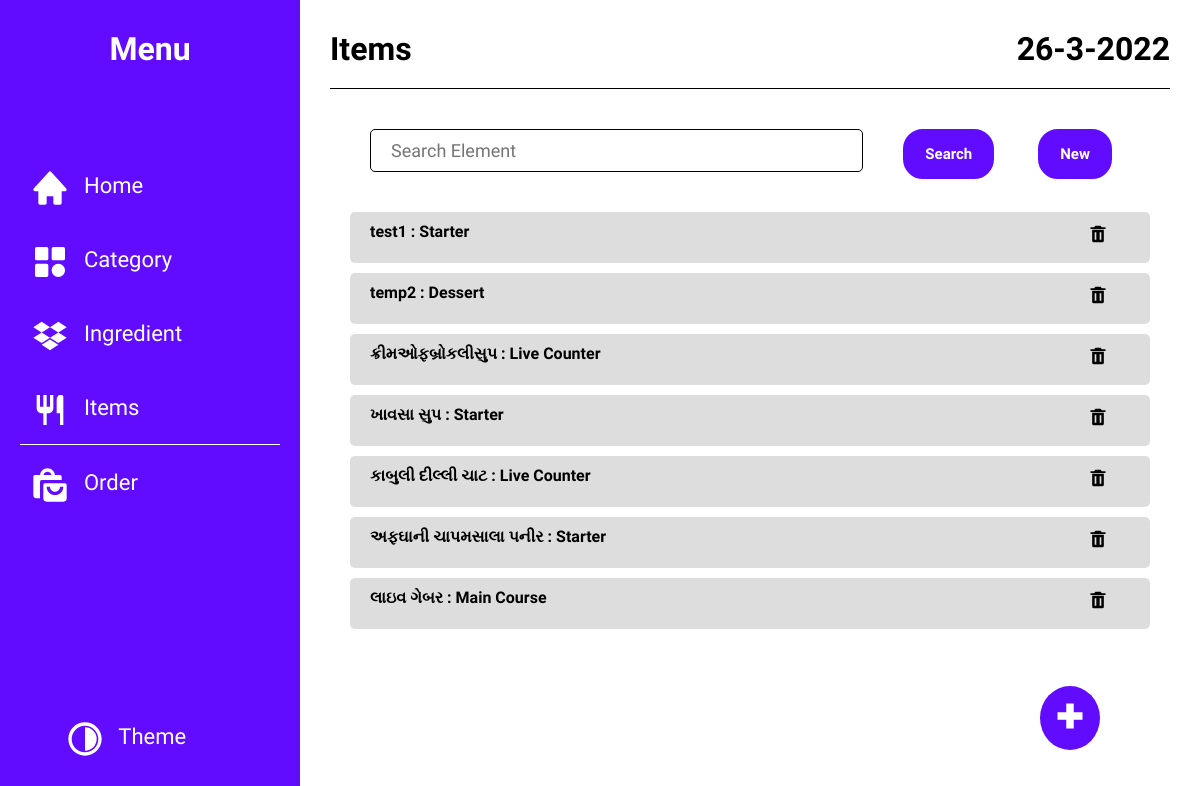
The app's page /orderInventory/Items/, older data.
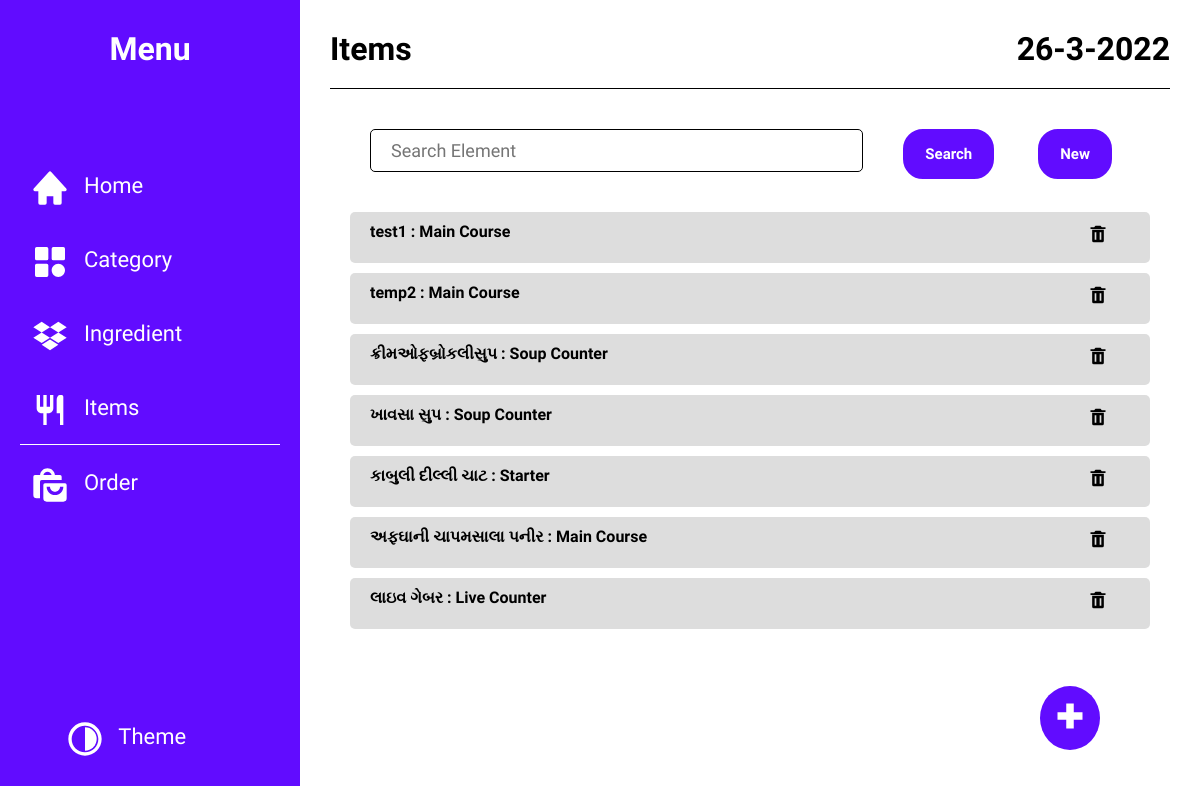
The same page, newer data.
### orderInventory/models.py (models this page shows, shortened)
class ItemIndividual(models.Model):
    name = models.CharField(max_length=64)
    type = models.ForeignKey(
        Type,
        related_name="Item_Type",
        on_delete=models.SET(None),
        null=True,
        blank=True
    )
    createdAt = models.DateTimeField(default=datetime.now)
    modifyAt = models.DateTimeField(blank=True, null=True)

class Type(models.Model):
    type = models.CharField(max_length=32, unique=True)

### orderInventory/views.py (the view)
# urls.py: path('Items/', views.itemsHome, name="items"),
@cache_control(max_age=3600)
def itemsHome(request):
    items = models.ItemIndividual.objects.all()
    ingredients = models.IngredientIndividual.objects.all()
    category = models.Category.objects.all()
    return render(request, 'items.html', {
        "toolbar": True,
        "putPlus": True,
        "active": "items",
        "data": items,
        "options": ingredients,
        "Category": category,
        "queryItem": "item_one",
        "heading": "Items",
    })

### orderInventory/templates/items.html (shortened to what this page needs)
{% extends 'template.html' %}
{% load static %}
{% block heading %}
    {{ heading }}
{% endblock %}
{% block Main %}
<div id="single-section">
    <section class="single-container list-container search-elements">
        {% for i in data %}
        <div class="suggetion-list-item">
            <p class="text" data-itemid="{{ i.id }}" data-queryItem="{{ queryItem }}">{{ i.name }} : {{ i.type.type }} </p>
            <form method="POST" action="{% url 'inventory:delete_items' %}" style="text-align: center" id="deleteFromItems">
                <button class="add button-remove deleteItem">
                <svg xmlns="http://www.w3.org/2000/svg" viewBox="0 0 24 24" >
                    <path d="M6 7H5v13a2 2 0 0 0 2 2h10a2 2 0 0 0 2-2V7H6zm4 12H8v-9h2v9zm6 0h-2v-9h2v9zm.618-15L15 2H9L7.382 4H3v2h18V4z">
                    </path>
                </svg>
                </button>
          </form>
        </div>
        {% endfor %}
    </section>
</div>
{% endblock %}

### orderInventory/templates/template.html (shortened to what this page needs)
{% load static %}
<!DOCTYPE html>
<html lang="en">
<head>
    <link rel="stylesheet" href="{% static 'css/style.css' %}">
</head>
<body>
    <menu type="toolbar">
        <h1 class="heading">
            Menu
        </h1>
        <div class="menue-option-box">
            <ul>
                <li id="home">
                    <a href="{% url 'inventory:home' %}">
                        <div class="list-icon">
                            <svg xmlns="http://www.w3.org/2000/svg" width="30px" height="30px" viewBox="0 0 24 24">
                                <path
                                    d="m21.743 12.331-9-10c-.379-.422-1.107-.422-1.486 0l-9 10a.998.998 0 0 0-.17 1.076c.16.361.518.593.913.593h2v7a1 1 0 0 0 1 1h3a1 1 0 0 0 1-1v-4h4v4a1 1 0 0 0 1 1h3a1 1 0 0 0 1-1v-7h2a.998.998 0 0 0 .743-1.669z">
                                </path>
                            </svg>
                        </div>
                        <div class="list-text">
                            Home
                        </div>
                    </a>
                </li>
                <li id="category_tab">
                    <a href="{% url 'inventory:category' %}">
                        <div class="list-icon">
                        </div>
                        <div class="list-text">
                            Category
                        </div>
                    </a>
                </li>
                <li id="ingredient">
                    <a href="{% url 'inventory:ingredient' %}">
                        <div class="list-icon">
                        </div>
                        <div class="list-text">
                            Ingredient
                        </div>
                    </a>
                </li>
                <li id="items">
                    <a href="{% url 'inventory:items' %}">
                        <div class="list-icon">
                            <svg xmlns="http://www.w3.org/2000/svg" width="24" height="24" viewBox="0 0 24 24">
                                <path
                                    d="M12 10h-2V3H8v7H6V3H4v8c0 1.654 1.346 3 3 3h1v7h2v-7h1c1.654 0 3-1.346 3-3V3h-2v7zm7-7h-1c-1.159 0-2 1.262-2 3v8h2v7h2V4a1 1 0 0 0-1-1z">
                                </path>
                            </svg>
                        </div>
                        <div class="list-text">
                            Items
                        </div>
                    </a>
                </li>
                <li id="order">
                    <a href="{% url 'inventory:orderList' %}">
                        <div class="list-icon">
                        </div>
                        <div class="list-text">
                            Order
                        </div>
                    </a>
                </li>
            </ul>
        </div>
        <div class="menue-footer heading">
            <button class="button-remove" id="theme">
                <div class="list-icon">
                    <svg xmlns="http://www.w3.org/2000/svg" width="24" height="24" viewBox="0 0 24 24">
                        <path
                            d="M12 22c5.514 0 10-4.486 10-10S17.514 2 12 2 2 6.486 2 12s4.486 10 10 10zm0-18c4.411 0 8 3.589 8 8s-3.589 8-8 8-8-3.589-8-8 3.589-8 8-8z">
                        </path>
                        <path d="M19 12a7 7 0 0 0-7-7v14a7 7 0 0 0 7-7z"></path>
                    </svg>
                </div>
                <div class="list-text">
                    Theme
                </div>
            </button>
        </div>
    </menu>
    <main>
        <h1>{% block heading %} {% endblock %}<span id="date">12/12/2021</span></h1>
        {% if toolbar != None %}
        <div class="toolbox" id="toolbox">
                <div class="search-bar">
                    <div class="form-element-box">
                        <div class="form-control">
                            <input type="text" class="from-element search-input" placeholder="Search Element">
                        </div>
                    </div>
                </div>
                <div>
                    <button class="button-remove button-style-1">
                        Search
                    </button>
                    <button class="button-remove button-style-1 add newItem" data-type="blank">
                        New
                    </button>
                </div>
        </div>
        {% endif %}
        {% block Main %}
        {% endblock %}
    </main>
    {% if putPlus %}
    <a href="{% url 'inventory:orderNewCreate' %}" class="button-remove newItem" id="new">
        <svg xmlns="http://www.w3.org/2000/svg" width="24" height="24" viewBox="0 0 24 24">
            <path d="M15 2.013H9V9H2v6h7v6.987h6V15h7V9h-7z"></path>
        </svg>
    </a>
    {% endif %}
</body>
</html>

### orderInventory/static/css/style.css (style rules this page uses)
* { margin: 0; padding: 0; box-sizing: border-box; font-family: 'Readex Pro', sans-serif; scrollbar-width: thin; }
:root { --text-color : #fff; --bg-color-main : #610CFF; --item : #dddddd; --text-alter : #000; --bg-color-alter : #fff; --danger_color : #aa0a0a; }
menu { position: fixed; top: 0px; left: 0; height: 100vh; width: 15%; min-width: 300px; background: var(--bg-color-main); color: var(--text-color); }
.heading { margin: 30px; padding-bottom: 20px; text-align: center; overflow: hidden; }
.menue-option-box { margin: 50px 0; height: 500px; }
ul { list-style: none; padding: 10px 20px; }
ul li { margin: 10px 0; }
ul li a { display: block; text-decoration: none; color: var(--text-color); padding: 10px; }
.active { border-bottom:1px solid var(--text-color); }
.list-icon { padding: 0; display: inline-block; vertical-align: baseline; height: 40px; overflow: hidden; }
.list-text { display: inline-block; vertical-align: baseline; margin: 0px 10px; font-size: 22px; height: 35px; overflow: hidden; }
svg { padding: 0; width: 40px; height: 40px; fill: var(--text-color); }
.menue-footer { position: fixed; bottom: 0; left: 0; padding-left: 50px; display: flex; margin: 0; height: 100px; width: 300px; }
.button-remove { border: none; outline: none; color: var(--text-color); background: transparent; cursor: pointer; padding: 15px; }
main { position: static; height: 100vh; padding-left: 300px; background: var(--bg-color-alter); overflow-x: hidden; }
main h1,h3 { margin: 30px; padding-bottom: 20px; border-bottom: 1px solid var(--text-alter); color: var(--text-alter); }
main section { vertical-align: top; padding: 0 30px; display: inline-block; overflow-y: auto; border-right: 1px solid var(--text-alter); width: 45%; max-width: 45vw; min-height: 550px; max-height: 620px; }
#date { float: right; }
#new { position: absolute; bottom: 50px; right: 100px; border-radius: 50%; color: var(--text-color); background: var(--bg-color-main); overflow: visible; }
#new svg { width: 30px; height: 30px; }
.single-container { border: none; width: 100%; padding: 0 50px; max-width: 100%; max-height: 620px; }
#single-section { max-height: 575px; }
.toolbox { padding: 10px 50px; margin-bottom: 0; display: grid; grid-template-columns: repeat(12,1fr) }
.toolbox button { height: 50px; }
.toolbox div:nth-of-type(2) { grid-column: 9/13; }
.search-bar { display: inline-block; grid-column: 1/9; }
.search-bar .form-control { width: 100%; }
.button-style-1 { overflow: hidden; max-width: 100px; font-size: 15px; font-weight: 600; border-radius: 20px; margin: 0px 20px; padding: 10px 20px; background-color: var(--bg-color-main); border: 2px solid var(--bg-color-main); }
.suggetion-list-item { display: grid; grid-template-columns: repeat(12,1fr); background: var(--item); margin: 10px 0; padding: 10px 20px 15px; border-radius: 5px; }
.suggetion-list-item .text { grid-column: 1 / 12; display: inline-block; font-weight: 600; cursor: pointer; color: var(--text-alter); }
.suggetion-list-item .add { grid-column: 12 / 12; margin: 0 20px; text-align: right; padding: 0 !important; padding-top: 2px !important ; }
.suggetion-list-item .add svg { width: 20px; height: 20px; fill: var(--text-alter); }
.form-element-box { margin: 20px; margin-top: 0; }
.form-control { border-radius: 5px; border: 1px solid var(--text-alter); padding: 10px 20px; }
.from-element { width: 100%; display: block; border: none; outline: none; font-size: 18px; color: var(--text-alter); background-color: var(--bg-color-alter); }
.list-container { max-height: 550px; }

Row changes from the older to the newer data that the page shows:
changed ItemIndividual "test1": type.type "Starter" → "Main Course"
changed through a linked row, ItemIndividual "temp2": type.type "Dessert" → "Main Course"
changed through a linked row, ItemIndividual "ક્રીમઓફબ્રોકલીસુપ": type.type "Live Counter" → "Soup Counter"
changed ItemIndividual "ખાવસા સુપ": type.type "Starter" → "Soup Counter"
changed ItemIndividual: type.type "Live Counter" → "Starter"
changed ItemIndividual "અફઘાની ચાપમસાલા પનીર": type.type "Starter" → "Main Course"
changed through a linked row, ItemIndividual "લાઇવ ગેબર": type.type "Main Course" → "Live Counter"
